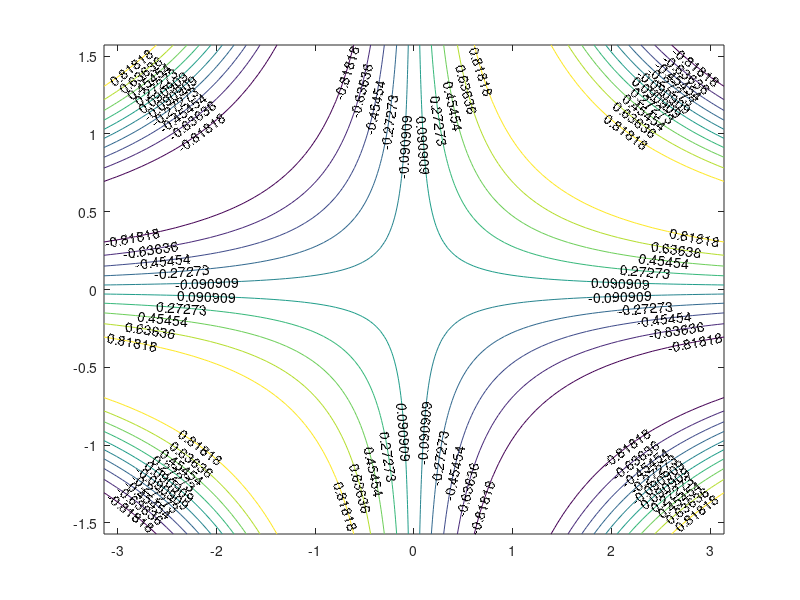

Write MATLAB code to recreate this figure.
x = linspace(-pi,pi);
y = linspace(-pi/2,pi/2);
[X,Y] = meshgrid(x,y);
z = sin(X.*Y);
mesh(z);

x = linspace(-pi,pi);
y = linspace(-pi/2,pi/2);
[X,Y] = meshgrid(x,y);
z = sin(X.*Y);
surf(z);


x = linspace(-pi,pi);
y = linspace(-pi/2,pi/2);
[X,Y] = meshgrid(x,y);
Z = sin(X.*Y);
[c,h] = contour(X,Y,Z);
clabel(c,h);